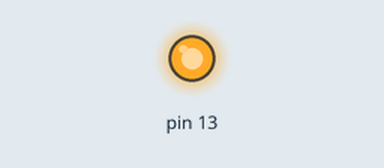
Simulated run of this sketch. Board: Arduino Uno, built with avr-gcc and run on an emulated ATmega328P. Parts: output pins drawn as LEDs (lit = HIGH).

Above: at 1.65 s.
At 39.3 s:
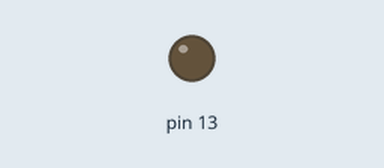
Timing chart, 0 to 40.0 s (numbered marks = the images above):
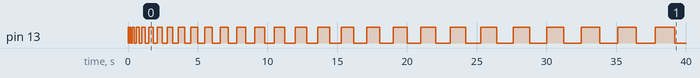

The sketch:

variabledelay_LED.ino
```cpp
int dcount = 50;

void setup() {
  // put your setup code here, to run once:

  pinMode(13, OUTPUT);
//  pinMode(12, OUTPUT);
//  pinMode(11, OUTPUT);
//  pinMode(10, OUTPUT);
//  pinMode( 9, OUTPUT);
//  pinMode( 8, OUTPUT);

}

void loop() {
  // put your main code here, to run repeatedly:

  digitalWrite(13, HIGH);
  delay(dcount);
  digitalWrite(13, LOW);
  delay(dcount);
  dcount += 50;

  if (dcount >= 2000)
  {
    dcount = 50;
  }

}
```
